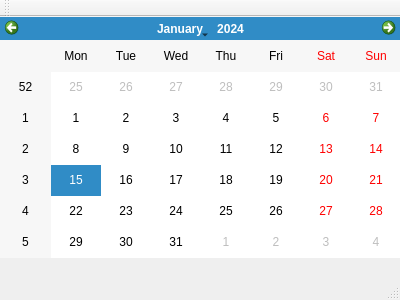
<?xml version="1.0" encoding="UTF-8"?>
<ui version="4.0">
 <class>MainWindow</class>
 <widget class="QMainWindow" name="MainWindow">
  <property name="geometry">
   <rect>
    <x>0</x>
    <y>0</y>
    <width>400</width>
    <height>300</height>
   </rect>
  </property>
  <property name="windowTitle">
   <string>MainWindow</string>
  </property>
  <widget class="QWidget" name="centralWidget">
   <widget class="QCalendarWidget" name="calendarWidget">
    <property name="geometry">
     <rect>
      <x>0</x>
      <y>0</y>
      <width>401</width>
      <height>241</height>
     </rect>
    </property>
   </widget>
  </widget>
  <widget class="QMenuBar" name="menuBar">
   <property name="geometry">
    <rect>
     <x>0</x>
     <y>0</y>
     <width>400</width>
     <height>21</height>
    </rect>
   </property>
  </widget>
  <widget class="QToolBar" name="mainToolBar">
   <attribute name="toolBarArea">
    <enum>TopToolBarArea</enum>
   </attribute>
   <attribute name="toolBarBreak">
    <bool>false</bool>
   </attribute>
  </widget>
  <widget class="QStatusBar" name="statusBar"/>
 </widget>
 <layoutdefault spacing="6" margin="11"/>
 <resources/>
 <connections/>
</ui>
